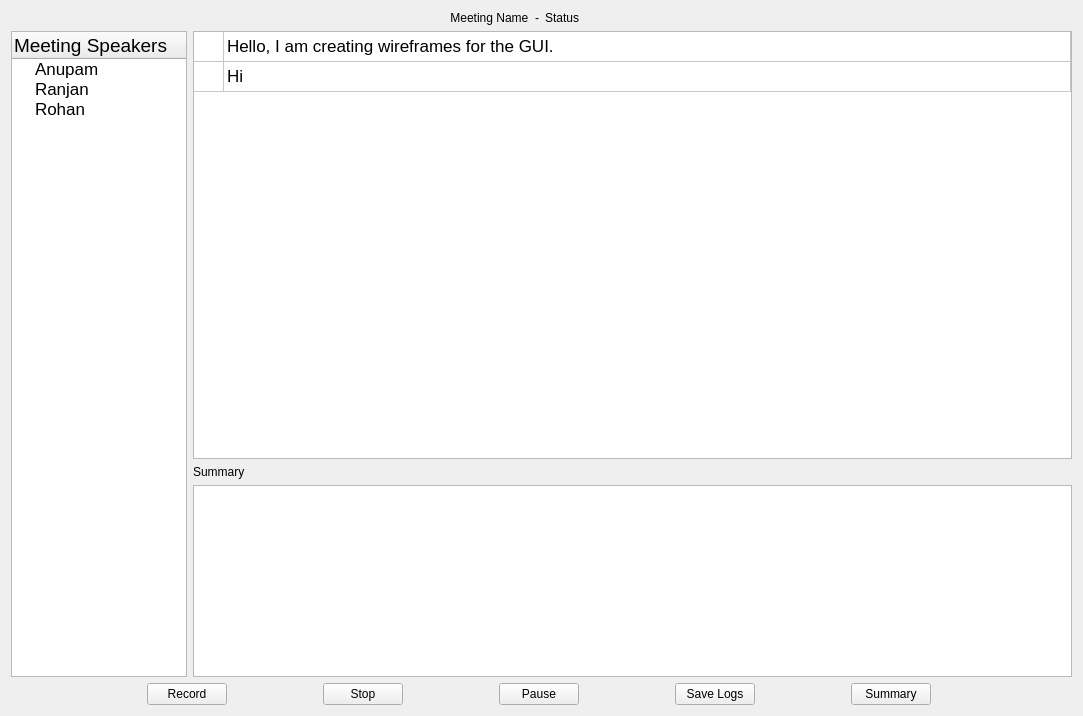
<?xml version="1.0" encoding="UTF-8"?>
<ui version="4.0">
 <class>fourth_screen</class>
 <widget class="QWidget" name="fourth_screen">
  <property name="geometry">
   <rect>
    <x>0</x>
    <y>0</y>
    <width>1083</width>
    <height>716</height>
   </rect>
  </property>
  <property name="windowTitle">
   <string>Form</string>
  </property>
  <layout class="QVBoxLayout" name="verticalLayout">
   <item>
    <layout class="QHBoxLayout" name="meetinginfo_layout">
     <item>
      <widget class="QLabel" name="meeting_name">
       <property name="sizePolicy">
        <sizepolicy hsizetype="Preferred" vsizetype="Preferred">
         <horstretch>0</horstretch>
         <verstretch>0</verstretch>
        </sizepolicy>
       </property>
       <property name="text">
        <string>Meeting Name  -</string>
       </property>
       <property name="alignment">
        <set>Qt::AlignRight|Qt::AlignTrailing|Qt::AlignVCenter</set>
       </property>
      </widget>
     </item>
     <item>
      <widget class="QLabel" name="meeting_status">
       <property name="text">
        <string>Status</string>
       </property>
      </widget>
     </item>
    </layout>
   </item>
   <item>
    <layout class="QHBoxLayout" name="tables_layout">
     <item>
      <widget class="QTreeWidget" name="speaker_legend">
       <property name="sizePolicy">
        <sizepolicy hsizetype="Minimum" vsizetype="Expanding">
         <horstretch>0</horstretch>
         <verstretch>0</verstretch>
        </sizepolicy>
       </property>
       <property name="maximumSize">
        <size>
         <width>176</width>
         <height>16777215</height>
        </size>
       </property>
       <column>
        <property name="text">
         <string>Meeting Speakers</string>
        </property>
        <property name="font">
         <font>
          <pointsize>14</pointsize>
         </font>
        </property>
       </column>
       <item>
        <property name="text">
         <string>Anupam</string>
        </property>
        <property name="font">
         <font>
          <pointsize>13</pointsize>
         </font>
        </property>
        <property name="icon">
         <iconset>
          <normaloff>userone.png</normaloff>userone.png</iconset>
        </property>
       </item>
       <item>
        <property name="text">
         <string>Ranjan</string>
        </property>
        <property name="font">
         <font>
          <pointsize>13</pointsize>
         </font>
        </property>
        <property name="icon">
         <iconset>
          <normaloff>usertwo.png</normaloff>usertwo.png</iconset>
        </property>
       </item>
       <item>
        <property name="text">
         <string>Rohan</string>
        </property>
        <property name="font">
         <font>
          <pointsize>13</pointsize>
         </font>
        </property>
        <property name="icon">
         <iconset>
          <normaloff>userthree.png</normaloff>userthree.png</iconset>
        </property>
       </item>
      </widget>
     </item>
     <item>
      <layout class="QVBoxLayout" name="verticalLayout_2">
       <item>
        <widget class="QTableWidget" name="conversation_table">
         <property name="sizePolicy">
          <sizepolicy hsizetype="Preferred" vsizetype="Expanding">
           <horstretch>0</horstretch>
           <verstretch>1</verstretch>
          </sizepolicy>
         </property>
         <attribute name="horizontalHeaderVisible">
          <bool>false</bool>
         </attribute>
         <attribute name="horizontalHeaderDefaultSectionSize">
          <number>30</number>
         </attribute>
         <attribute name="horizontalHeaderMinimumSectionSize">
          <number>18</number>
         </attribute>
         <attribute name="horizontalHeaderStretchLastSection">
          <bool>true</bool>
         </attribute>
         <attribute name="verticalHeaderVisible">
          <bool>false</bool>
         </attribute>
         <attribute name="verticalHeaderStretchLastSection">
          <bool>false</bool>
         </attribute>
         <row>
          <property name="text">
           <string>1</string>
          </property>
         </row>
         <row>
          <property name="text">
           <string>2</string>
          </property>
         </row>
         <column>
          <property name="text">
           <string>Speakers</string>
          </property>
         </column>
         <column>
          <property name="text">
           <string>Messages</string>
          </property>
         </column>
         <item row="0" column="0">
          <property name="text">
           <string/>
          </property>
          <property name="font">
           <font>
            <pointsize>13</pointsize>
           </font>
          </property>
          <property name="textAlignment">
           <set>AlignCenter</set>
          </property>
          <property name="icon">
           <iconset>
            <normaloff>userone.png</normaloff>userone.png</iconset>
          </property>
         </item>
         <item row="0" column="1">
          <property name="text">
           <string>Hello, I am creating wireframes for the GUI.</string>
          </property>
          <property name="font">
           <font>
            <pointsize>13</pointsize>
           </font>
          </property>
         </item>
         <item row="1" column="0">
          <property name="text">
           <string/>
          </property>
          <property name="font">
           <font>
            <pointsize>13</pointsize>
           </font>
          </property>
          <property name="textAlignment">
           <set>AlignCenter</set>
          </property>
          <property name="icon">
           <iconset>
            <normaloff>usertwo.png</normaloff>usertwo.png</iconset>
          </property>
         </item>
         <item row="1" column="1">
          <property name="text">
           <string>Hi</string>
          </property>
          <property name="font">
           <font>
            <pointsize>13</pointsize>
           </font>
          </property>
         </item>
        </widget>
       </item>
       <item>
        <widget class="QLabel" name="label">
         <property name="text">
          <string>Summary</string>
         </property>
        </widget>
       </item>
       <item>
        <widget class="QTextEdit" name="summary_box">
         <property name="sizePolicy">
          <sizepolicy hsizetype="Preferred" vsizetype="Minimum">
           <horstretch>0</horstretch>
           <verstretch>0</verstretch>
          </sizepolicy>
         </property>
         <property name="minimumSize">
          <size>
           <width>0</width>
           <height>0</height>
          </size>
         </property>
        </widget>
       </item>
      </layout>
     </item>
    </layout>
   </item>
   <item>
    <layout class="QHBoxLayout" name="buttons_layout">
     <property name="spacing">
      <number>60</number>
     </property>
     <property name="leftMargin">
      <number>100</number>
     </property>
     <property name="rightMargin">
      <number>100</number>
     </property>
     <item>
      <widget class="QPushButton" name="record_button">
       <property name="sizePolicy">
        <sizepolicy hsizetype="Fixed" vsizetype="Fixed">
         <horstretch>0</horstretch>
         <verstretch>0</verstretch>
        </sizepolicy>
       </property>
       <property name="text">
        <string>Record</string>
       </property>
      </widget>
     </item>
     <item>
      <widget class="QPushButton" name="stop_button">
       <property name="sizePolicy">
        <sizepolicy hsizetype="Fixed" vsizetype="Fixed">
         <horstretch>0</horstretch>
         <verstretch>0</verstretch>
        </sizepolicy>
       </property>
       <property name="text">
        <string>Stop</string>
       </property>
      </widget>
     </item>
     <item>
      <widget class="QPushButton" name="pause_button">
       <property name="sizePolicy">
        <sizepolicy hsizetype="Fixed" vsizetype="Fixed">
         <horstretch>0</horstretch>
         <verstretch>0</verstretch>
        </sizepolicy>
       </property>
       <property name="text">
        <string>Pause</string>
       </property>
      </widget>
     </item>
     <item>
      <widget class="QPushButton" name="log_button">
       <property name="sizePolicy">
        <sizepolicy hsizetype="Fixed" vsizetype="Fixed">
         <horstretch>0</horstretch>
         <verstretch>0</verstretch>
        </sizepolicy>
       </property>
       <property name="text">
        <string>Save Logs</string>
       </property>
      </widget>
     </item>
     <item>
      <widget class="QPushButton" name="summary_button">
       <property name="sizePolicy">
        <sizepolicy hsizetype="Fixed" vsizetype="Fixed">
         <horstretch>0</horstretch>
         <verstretch>0</verstretch>
        </sizepolicy>
       </property>
       <property name="text">
        <string>Summary</string>
       </property>
      </widget>
     </item>
    </layout>
   </item>
  </layout>
 </widget>
 <resources/>
 <connections/>
</ui>
